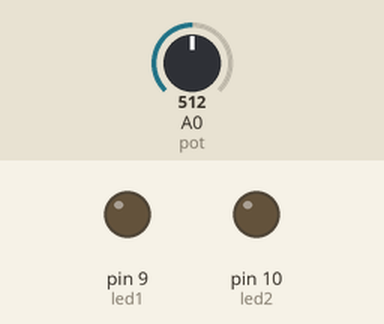
Bench run of a sketch on a simulated Arduino Uno, built with avr-gcc and run on an emulated ATmega328P. On the bench: output pins drawn as LEDs (lit = HIGH). The inputs (shaded band) are chosen by the test bench; at power-on: A0 (pot) = 512.

Above: at 1.2 s.
1.3 s: A0 (pot) set to 716
At 2.5 s:
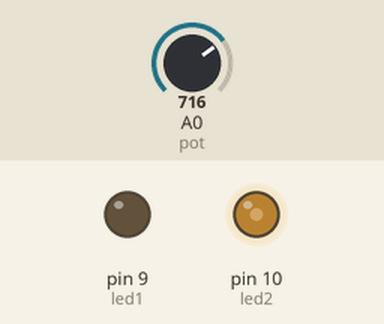
2.8 s: A0 (pot) set to 900
At 3.6 s:
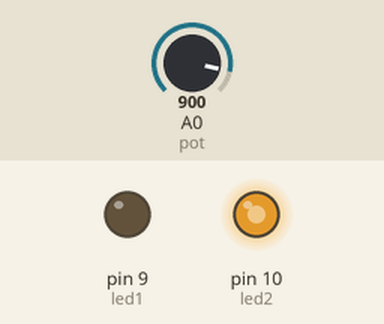
4.3 s: A0 (pot) set to 502
At 4.8 s:
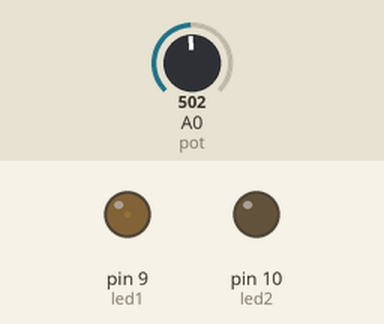
5.8 s: A0 (pot) set to 522
At 7.0 s:
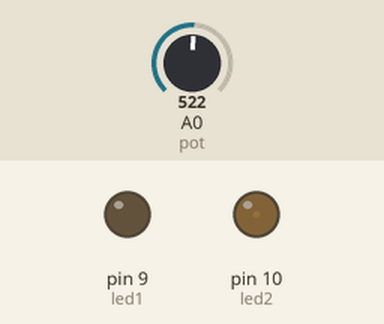
7.3 s: A0 (pot) set to 306
At 8.2 s:
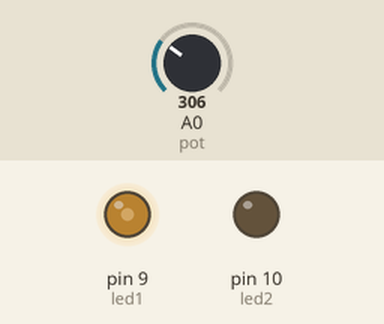
Timing chart, 0 to 9.8 s (numbered marks = the images above; inputs shaded):
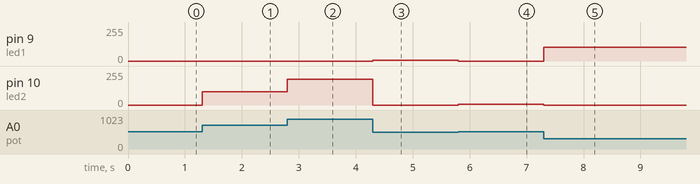

The sketch:

10.ino
```cpp
const int pot = A0;

const int led1 = 9;
const int led2 = 10;

void setup() {
  pinMode(led1, OUTPUT);
  pinMode(led2, OUTPUT);
}

void loop() {
  int valor = analogRead(pot);

  if (valor < 512) {
    int brilho1 = map(valor, 511, 0, 0, 255);
    analogWrite(led1, brilho1);
    analogWrite(led2, 0);
  } else {
    int brilho2 = map(valor, 512, 1023, 0, 255);
    analogWrite(led2, brilho2);
    analogWrite(led1, 0);
  }
}
```

Measured:
- after the input at 1.3 s, pin 10 (led2): 0/255 → 101/255 at once
- after the input at 2.8 s, pin 10 (led2): 101/255 → 193/255 at once
- after the input at 4.3 s, pin 9 (led1): 0/255 → 4/255 at once; pin 10 (led2): 193/255 → 0/255 at once
- after the input at 5.8 s, pin 9 (led1): 4/255 → 0/255 at once; pin 10 (led2): 0/255 → 4/255 at once
- after the input at 7.3 s, pin 9 (led1): 0/255 → 102/255 at once; pin 10 (led2): 4/255 → 0/255 at once
